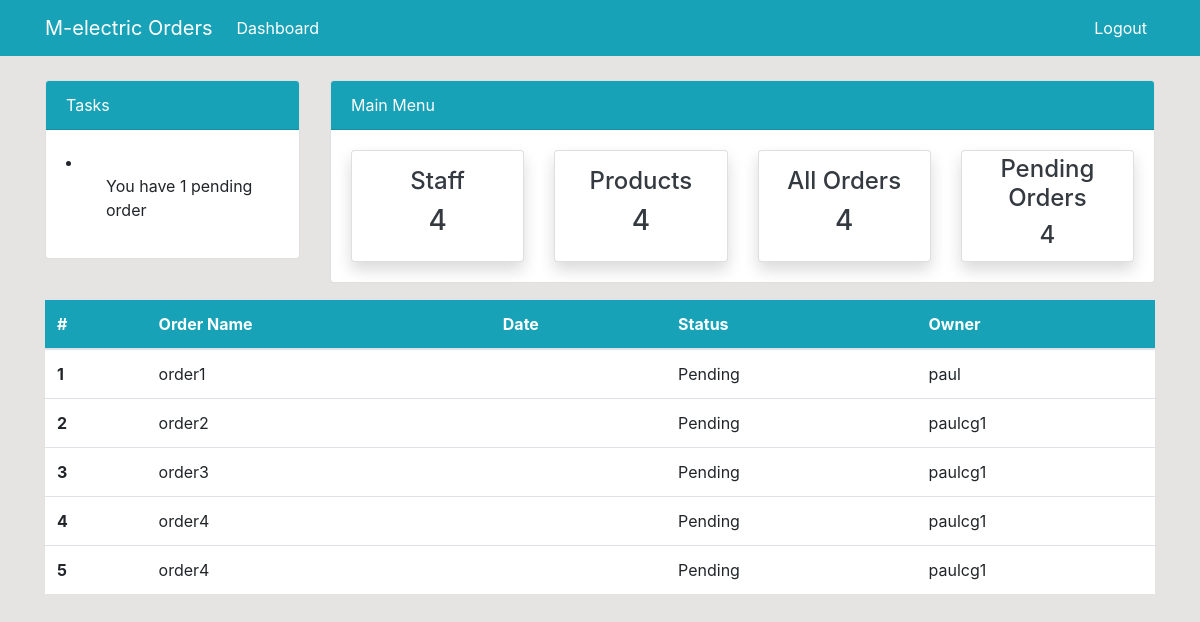
Before: /orders (signed in) with the older database file.
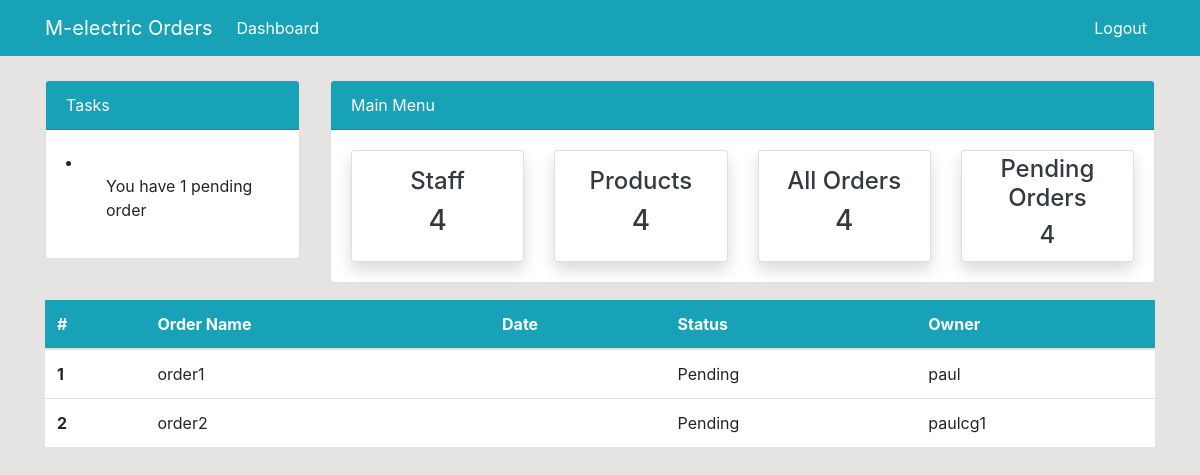
After: the same page with the newer database file.
### dashboard/models.py (models this page shows, shortened)
class Order(models.Model):
	description = models.CharField('Order Description', max_length=100)
	status = models.CharField('Status', max_length=50, choices=STATUS)
	user = models.ForeignKey(User, blank=True, null=True, on_delete=models.CASCADE)
	products = models.ManyToManyField(Product, blank=True, through='ThroughModel')
	created = models.DateTimeField(auto_now_add=True)
	approval_date = models.DateTimeField('Approval Date', blank=True, null=True)

### dashboard/views.py (the view)
# urls.py: path('orders', views.orders, name='orders'),
@login_required
def orders(request):
    orders_list = Order.objects.all()
    return render(request, 'dashboard/orders.html', {'orders_list':orders_list})

### templates/dashboard/orders.html (shortened to what this page needs)
{% extends 'partials/base.html' %}
{% block content %}
{% include 'partials/topnav.html' %}
    <div class="container">
        <div class="row my-3">
            <div class="col-md-12">
                <table class="table bg-white">
                    <thead class="bg-info">
                        <tr class="text-white">
                            <th scope="col">#</th>
                            <th scope="col">Order Name</th>
                            <th scope="col">Date</th>
                            <th scope="col">Status</th>
                            <th scope="col">Owner</th>
                        </tr>
                    </thead>
                    <tbody>
                        {% for order in orders_list %}
                        <tr>
                            <th scope="row">{{ forloop.counter }}</th>
                            <td>{{ order.description }}</td>
                            <td>{{ order.approval_date.date }}</td>
                            <td>{{ order.status }}</td>
                            <td>{{ order.user }}</td>
                        </tr>
                        {% endfor %}
                    </tbody>
                </table>
            </div>
        </div>
    </div>
{% endblock %}

Changed rows visible on the page:
removed Order: description "order3", status "Pending", user "paulcg1"
removed Order: description "order4", status "Pending", user "paulcg1"
removed Order: description "order4", status "Pending", user "paulcg1"
